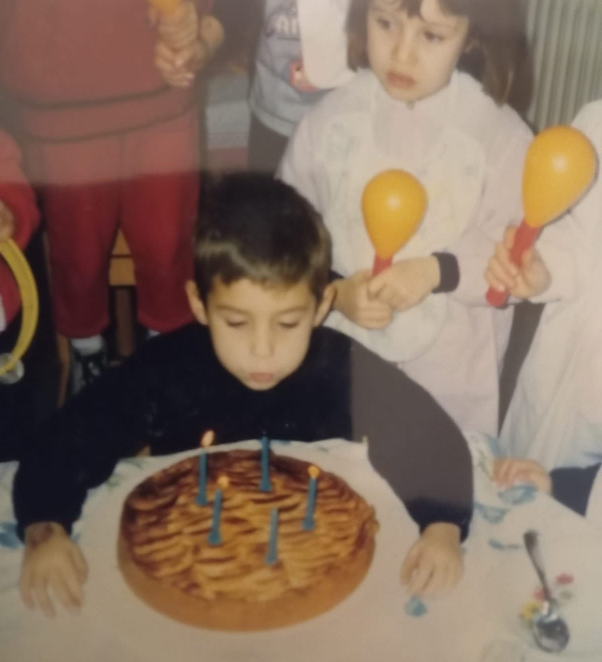
#> input picture exa/childhood-app/etxra luc images/WhatsApp Image 2026-02-19 at 13.20.23 (1).jpeg, 1204 x 1324 px (shown at 1/2 size)
$ python -i select_subject.py   (imports and definitions only)
#> lines starting #> are read from the running program, lines starting #| are printed output that depends on the picture
"""
Select Subject
==============

AI-powered subject selection using saliency detection.

"""

# =============================================================================
# Imports
# =============================================================================

# Import | Future
from __future__ import annotations

from typing import TYPE_CHECKING

import cv2
import numpy as np

from dreamstack.raster.selection.shapes.selection import Selection

# =============================================================================
# Type Checking Imports
# =============================================================================

if TYPE_CHECKING:
    # pylint: disable=import-outside-toplevel
    from numpy.typing import NDArray


# [79 lines that did not run here, left out]

>>> import cv2
>>> picture = cv2.imread('../../../../../exa/childhood-app/etxra luc images/WhatsApp Image 2026-02-19 at 13.20.23 (1).jpeg', cv2.IMREAD_GRAYSCALE)
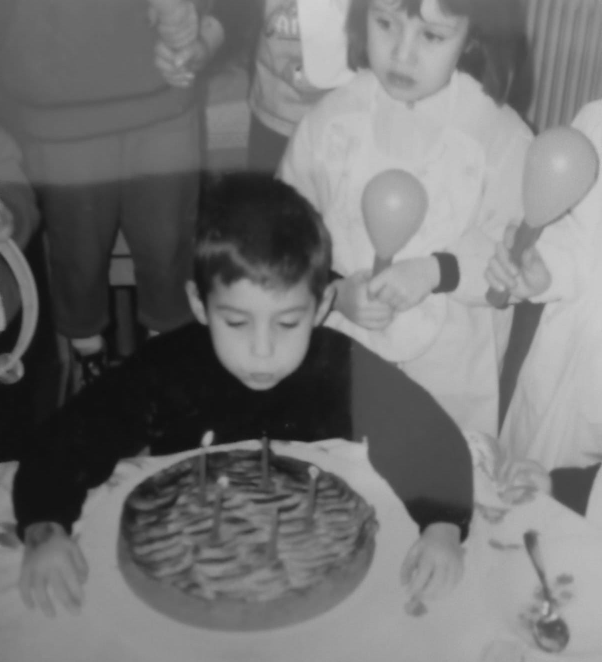
#> picture: shape (1324, 1204) (shown at 1/2 size); min 13, max 208, mean 115.6
#> (the run stopped early here; a loop or call above may not have finished)

$ run again, on exa/childhood-app/etxra luc images/WhatsApp Image 2026-02-19 at 13.20.25 (1).jpeg
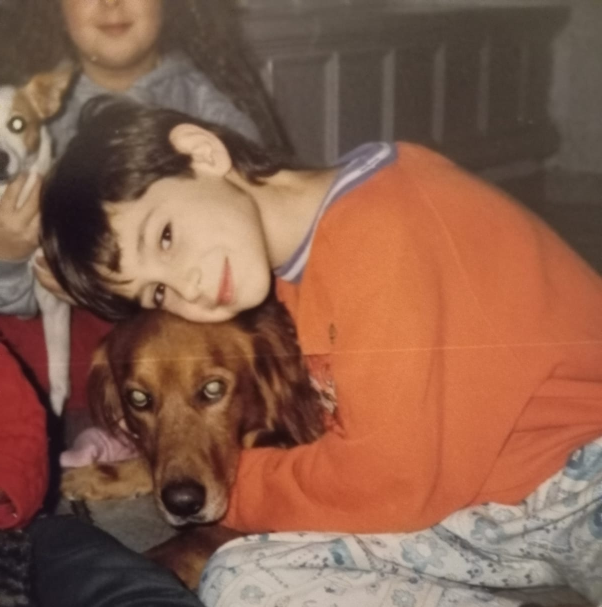
#> input picture exa/childhood-app/etxra luc images/WhatsApp Image 2026-02-19 at 13.20.25 (1).jpeg, 1204 x 1214 px (shown at 1/2 size)
#> `picture = cv2.imread('../../../../../exa/childhood-app/etxra luc image..`:
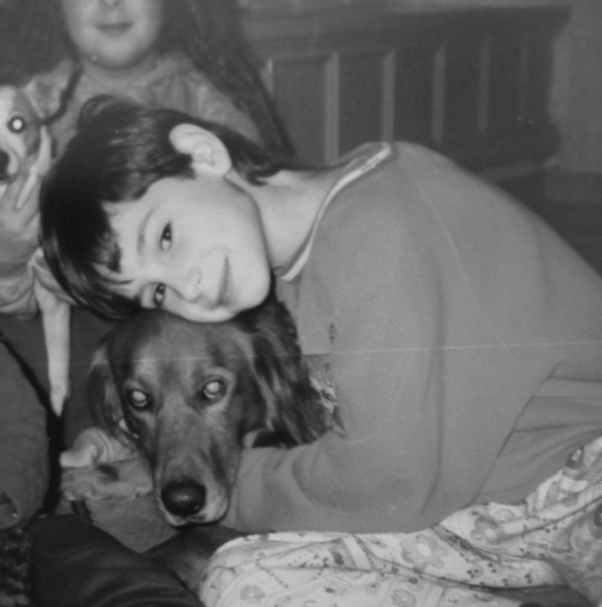
#> picture: shape (1214, 1204) (shown at 1/2 size); min 15, max 212, mean 104.6

$ run again, on exa/childhood-app/etxra luc images/WhatsApp Image 2026-02-19 at 13.20.27 (1).jpeg
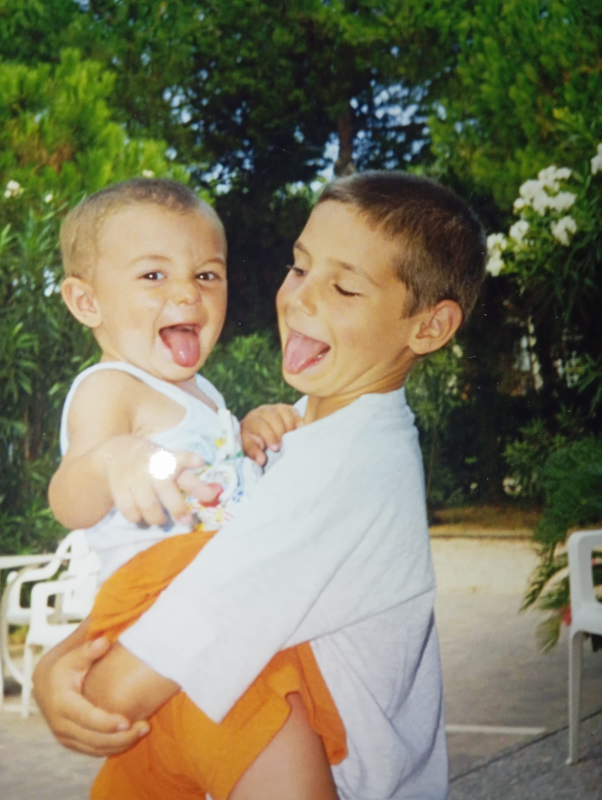
#> input picture exa/childhood-app/etxra luc images/WhatsApp Image 2026-02-19 at 13.20.27 (1).jpeg, 1204 x 1600 px (shown at 1/2 size)
#> `picture = cv2.imread('../../../../../exa/childhood-app/etxra luc image..`:
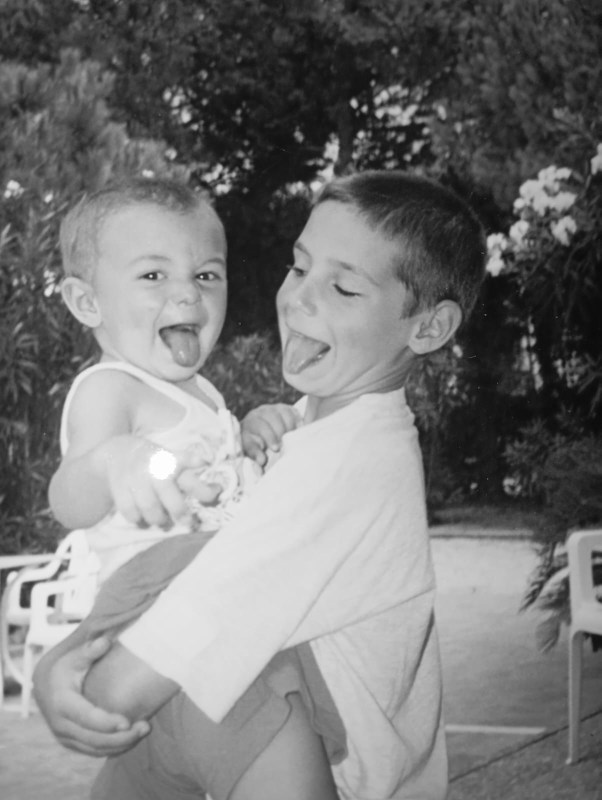
#> picture: shape (1600, 1204) (shown at 1/2 size); min 2, max 255, mean 120.9

$ run again, on exa/childhood-app/etxra luc images/WhatsApp Image 2026-02-19 at 13.20.30 (1).jpeg
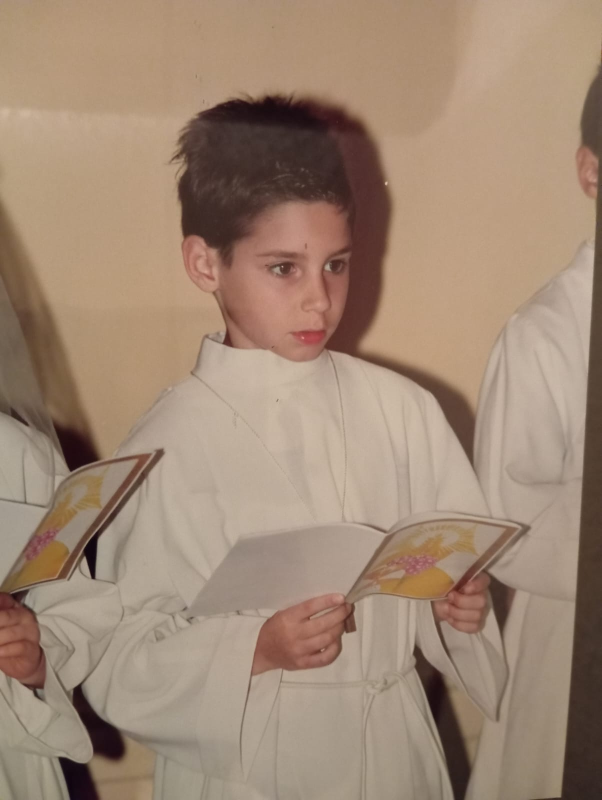
#> input picture exa/childhood-app/etxra luc images/WhatsApp Image 2026-02-19 at 13.20.30 (1).jpeg, 1204 x 1600 px (shown at 1/2 size)
#> `picture = cv2.imread('../../../../../exa/childhood-app/etxra luc image..`:
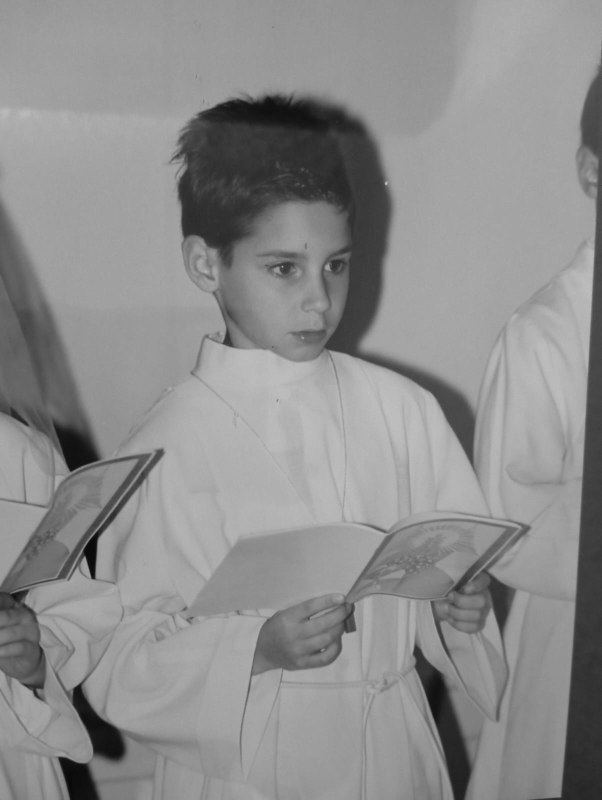
#> picture: shape (1600, 1204) (shown at 1/2 size); min 6, max 201, mean 141.1
